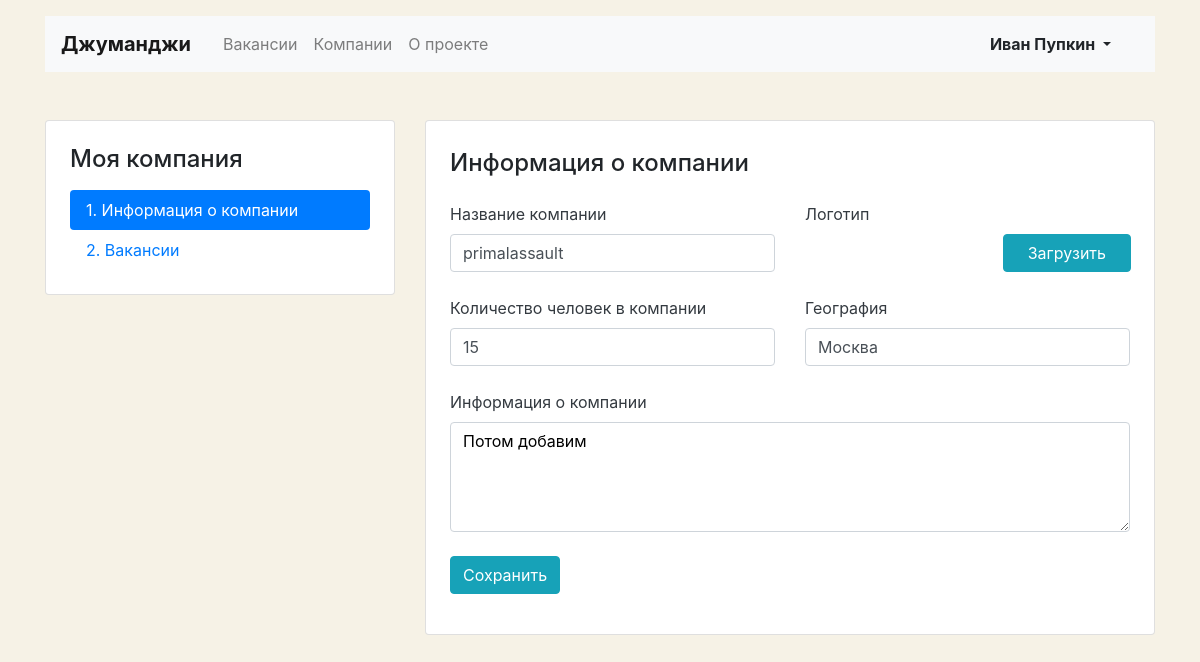
The page /mycompany/ (signed in) on the database as committed earlier.
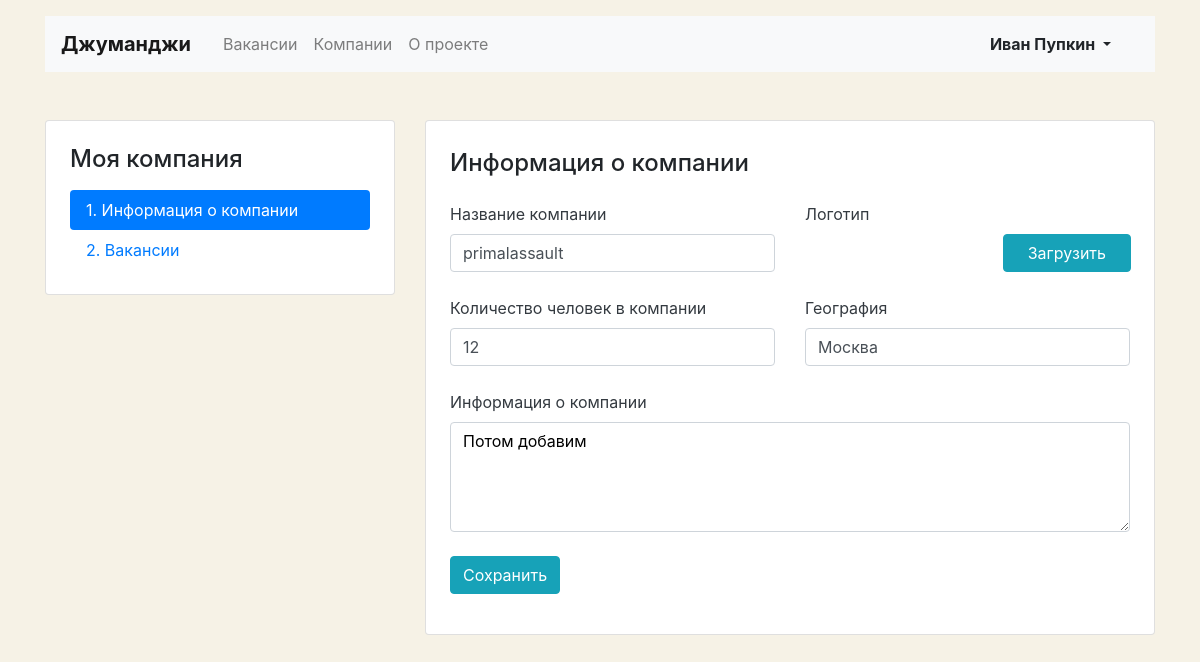
The same page on the database as committed later.
### companies/models.py (models this page shows)
class Company(models.Model):
    name = models.CharField(max_length=64)
    location = models.CharField(max_length=64)
    logo = models.ImageField(upload_to=MEDIA_COMPANY_IMAGE_DIR)
    description = models.TextField()
    employee_count = models.IntegerField(default=1)
    owner = models.ForeignKey(User, on_delete=models.CASCADE)

### companies/views.py (the view, shortened to what this page needs)
# urls.py: path('mycompany/', UserCompanyView.as_view()),
class UserCompanyView(View):
    def get(self, request):
        user = request.user
        user_company = Company.objects.filter(owner=user).first()
        if user_company:
            template = 'companies/company-edit.html'
        else:
            template = 'companies/company-create.html'
        return render(request, template, {'company': user_company})

### templates/companies/company-edit.html (shortened to what this page needs)
{% extends 'base.html' %}
{% block content1 %}
  <main class="container mt-3 pb-5">
    <div class="row mt-5">
      <div class="col-12 col-lg-4">
        <aside class="pt-3 pb-4 px-4 mb-5 card">
          <h1 class="h4 pt-2 pb-2">Моя компания</h1>
          <div class="nav flex-column nav-pills">
            <a class="nav-link active" href="/mycompany">1. Информация о&nbsp;компании</a>
            <a class="nav-link" href="/mycompany/vacancies">2. Вакансии</a>
          </div>
        </aside>
      </div>
      <div class="col-12 col-lg-8">
        <div class="card">
          <div class="card-body px-4 pb-4">
            <section class="tab-pane fade show active">
              <h2 class="h4 pt-2 pb-3">Информация о&nbsp;компании</h2>
              <form action="" method="post" name="Edit">{% csrf_token %}
                <div class="row">
                  <div class="col-12 col-md-6">
                    <div class="form-group pb-2">
                      <label class="mb-2 text-dark" for="id_name">Название компании</label>
                      <input class="form-control" type="text" value="{{ company.name }}" name="name" id="id_name">
                    </div>
                  </div>
                  <div class="col-12 col-md-6">
                    <div class="form-group">
                      <label class="mb-2 text-dark" for="id_logo">Логотип</label>
                      <div class="row align-items-center">
                        <div class="col-6">
                        </div>
                        <div class="col-6" style="position: relative;">
                          <div class="input-group-prepend" style="position: absolute; top: 0;right: 15px;">
                            <span class="btn btn-info px-4">Загрузить</span>
                          </div>
                          <div class="custom-file" style="">
                          </div>
                        </div>
                      </div>
                    </div>
                  </div>
                </div>
                <div class="row">
                  <div class="col-12 col-md-6">
                    <div class="form-group pb-2">
                      <label class="mb-2 text-dark" for="id_employee_count">Количество человек в компании</label>
                      <input class="form-control" type="text" value="{{ company.employee_count }}" name="employee_count" id="id_employee_count">
                    </div>
                  </div>
                  <div class="col-12 col-md-6">
                    <div class="form-group pb-2">
                      <label class="mb-2 text-dark" for="id_location">География</label>
                      <input class="form-control" type="text" value="{{ company.location }}" name="location" id="id_location">
                    </div>
                  </div>
                </div>
                <div class="form-group pb-2">
                  <label class="mb-2 text-dark" for="id_description">Информация о&nbsp;компании</label>
                  <textarea class="form-control" rows="4" name="description" id="id_description" style="color:#000;">{{ company.description }}</textarea>
                </div>
                <div class="form-group">
                  <input type="submit" class="btn btn-info" value="Сохранить">
                </div>
              </form>
            </section>
          </div>
        </div>
      </div>
    </div>
  </main>
{% endblock %}

Rows that differ between the two databases and show on the page:
changed Company "primalassault": employee_count "15" → "12"
